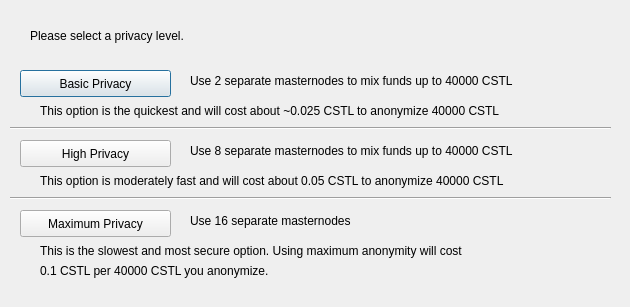
<?xml version="1.0" encoding="UTF-8"?>
<ui version="4.0">
 <class>ObfuscationConfig</class>
 <widget class="QDialog" name="ObfuscationConfig">
  <property name="geometry">
   <rect>
    <x>0</x>
    <y>0</y>
    <width>630</width>
    <height>307</height>
   </rect>
  </property>
  <property name="windowTitle">
   <string>Configure Obfuscation</string>
  </property>
  <widget class="QPushButton" name="buttonBasic">
   <property name="geometry">
    <rect>
     <x>20</x>
     <y>70</y>
     <width>151</width>
     <height>27</height>
    </rect>
   </property>
   <property name="text">
    <string>Basic Privacy</string>
   </property>
  </widget>
  <widget class="QPushButton" name="buttonHigh">
   <property name="geometry">
    <rect>
     <x>20</x>
     <y>140</y>
     <width>151</width>
     <height>27</height>
    </rect>
   </property>
   <property name="text">
    <string>High Privacy</string>
   </property>
  </widget>
  <widget class="QPushButton" name="buttonMax">
   <property name="geometry">
    <rect>
     <x>20</x>
     <y>210</y>
     <width>151</width>
     <height>27</height>
    </rect>
   </property>
   <property name="text">
    <string>Maximum Privacy</string>
   </property>
  </widget>
  <widget class="QLabel" name="label">
   <property name="geometry">
    <rect>
     <x>30</x>
     <y>20</y>
     <width>571</width>
     <height>31</height>
    </rect>
   </property>
   <property name="text">
    <string>Please select a privacy level.</string>
   </property>
  </widget>
  <widget class="QLabel" name="label_2">
   <property name="geometry">
    <rect>
     <x>190</x>
     <y>70</y>
     <width>421</width>
     <height>21</height>
    </rect>
   </property>
   <property name="text">
    <string>Use 2 separate masternodes to mix funds up to 40000 CSTL</string>
   </property>
  </widget>
  <widget class="QLabel" name="label_3">
   <property name="geometry">
    <rect>
     <x>190</x>
     <y>140</y>
     <width>411</width>
     <height>21</height>
    </rect>
   </property>
   <property name="text">
    <string>Use 8 separate masternodes to mix funds up to 40000 CSTL</string>
   </property>
  </widget>
  <widget class="QLabel" name="label_4">
   <property name="geometry">
    <rect>
     <x>190</x>
     <y>210</y>
     <width>421</width>
     <height>21</height>
    </rect>
   </property>
   <property name="text">
    <string>Use 16 separate masternodes</string>
   </property>
  </widget>
  <widget class="QLabel" name="label_6">
   <property name="geometry">
    <rect>
     <x>40</x>
     <y>100</y>
     <width>561</width>
     <height>21</height>
    </rect>
   </property>
   <property name="text">
    <string>This option is the quickest and will cost about ~0.025 CSTL to anonymize 40000 CSTL</string>
   </property>
  </widget>
  <widget class="QLabel" name="label_7">
   <property name="geometry">
    <rect>
     <x>40</x>
     <y>170</y>
     <width>561</width>
     <height>21</height>
    </rect>
   </property>
   <property name="text">
    <string>This option is moderately fast and will cost about 0.05 CSTL to anonymize 40000 CSTL</string>
   </property>
  </widget>
  <widget class="QLabel" name="label_8">
   <property name="geometry">
    <rect>
     <x>40</x>
     <y>240</y>
     <width>561</width>
     <height>21</height>
    </rect>
   </property>
   <property name="text">
    <string>This is the slowest and most secure option. Using maximum anonymity will cost</string>
   </property>
  </widget>
  <widget class="QLabel" name="label_9">
   <property name="geometry">
    <rect>
     <x>40</x>
     <y>260</y>
     <width>561</width>
     <height>21</height>
    </rect>
   </property>
   <property name="text">
    <string>0.1 CSTL per 40000 CSTL you anonymize.</string>
   </property>
  </widget>
  <widget class="Line" name="line">
   <property name="geometry">
    <rect>
     <x>10</x>
     <y>120</y>
     <width>601</width>
     <height>16</height>
    </rect>
   </property>
   <property name="orientation">
    <enum>Qt::Horizontal</enum>
   </property>
  </widget>
  <widget class="Line" name="line_2">
   <property name="geometry">
    <rect>
     <x>10</x>
     <y>190</y>
     <width>601</width>
     <height>16</height>
    </rect>
   </property>
   <property name="orientation">
    <enum>Qt::Horizontal</enum>
   </property>
  </widget>
 </widget>
 <resources/>
 <connections/>
</ui>
